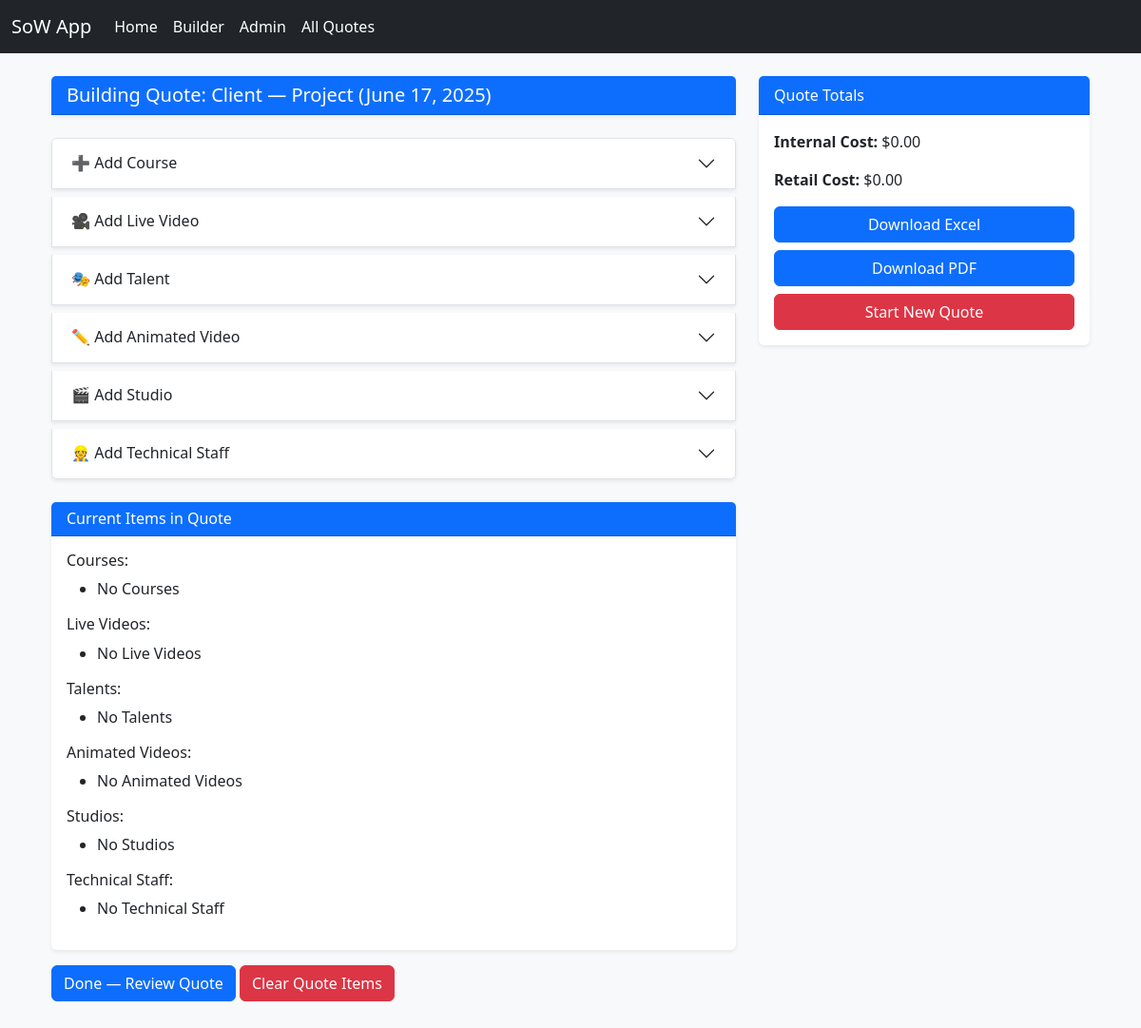
Page /builder/ (signed in) on the committed database.
### quotes/models/quote.py (models this page shows, shortened)
class Quote(models.Model):
    STATUS_CHOICES = [
        ('Draft', 'Draft'),
        ('Sent', 'Sent'),
        ('Accepted', 'Accepted'),
        ('Rejected', 'Rejected'),
    ]
    client_name = models.CharField(max_length=255)
    project_name = models.CharField(max_length=255)
    date = models.DateField()
    status = models.CharField(max_length=20, choices=STATUS_CHOICES, default='Draft')  # ✅ new!
    is_archived = models.BooleanField(default=False)  # ✅ new!
    created_by = models.ForeignKey(User, on_delete=models.SET_NULL, null=True, blank=True)
    created_at = models.DateTimeField(auto_now_add=True)

### quotes/views/quote_views.py (the view, shortened to what this page needs)
# urls.py: path('builder/', views.builder, name='builder'),
def builder(request):
    quote_id = request.session.get('quote_id')
    if not quote_id:
        return redirect('index')
    quote = Quote.objects.get(pk=quote_id)
    course_form = CourseForm()
    live_video_form = LiveVideoForm()
    talent_form = TalentForm(quote=quote)
    animated_video_form = AnimatedVideoForm()
    studio_form = StudioForm()
    technical_form = TechnicalStaffForm()
    context = {
        'quote': quote,
        'courses': quote.courses.all(), #type: ignore
        'live_videos': quote.live_videos.all(), #type: ignore
        'talents': quote.talents.all(), #type: ignore
        'animated_videos': quote.animated_videos.all(), #type: ignore
        'studios': quote.studios.all(), #type: ignore
        'technical_staff': quote.technical_staff.all(), #type: ignore
        'course_form': course_form,
        'live_video_form': live_video_form,
        'talent_form': talent_form,
        'animated_video_form': animated_video_form,
        'studio_form': studio_form,
        'technical_form': technical_form,
    }
    return render(request, 'quotes/builder.html', context)

### quotes/templates/quotes/builder.html (shortened to what this page needs)
{% extends 'quotes/base.html' %}
{% block content %}
<div class="container-fluid">
  <div class="row">
    <div class="col-lg-8 mb-4">
      <div class="card mb-4 shadow-sm">
        <div class="card-header bg-primary text-white">
          <h5 class="mb-0">Building Quote: {{ quote.client_name }} — {{ quote.project_name }} ({{ quote.date }})</h5>
        </div>
      </div>
      <div class="accordion" id="assetAccordion">
        <div class="accordion-item mb-2 shadow-sm">
          <h2 class="accordion-header">
            <button class="accordion-button collapsed" type="button" data-bs-toggle="collapse" data-bs-target="#collapseCourse">
              ➕ Add Course
            </button>
          </h2>
        </div>
        <div class="accordion-item mb-2 shadow-sm">
          <h2 class="accordion-header">
            <button class="accordion-button collapsed" type="button" data-bs-toggle="collapse" data-bs-target="#collapseLiveVideo">
              🎥 Add Live Video
            </button>
          </h2>
        </div>
        <div class="accordion-item mb-2 shadow-sm">
          <h2 class="accordion-header">
            <button class="accordion-button collapsed" type="button" data-bs-toggle="collapse" data-bs-target="#collapseTalent">
              🎭 Add Talent
            </button>
          </h2>
        </div>
        <div class="accordion-item mb-2 shadow-sm">
          <h2 class="accordion-header">
            <button class="accordion-button collapsed" type="button" data-bs-toggle="collapse" data-bs-target="#collapseAnimatedVideo">
              ✏️ Add Animated Video
            </button>
          </h2>
        </div>
        <div class="accordion-item mb-2 shadow-sm">
          <h2 class="accordion-header">
            <button class="accordion-button collapsed" type="button" data-bs-toggle="collapse" data-bs-target="#collapseStudio">
              🎬 Add Studio
            </button>
          </h2>
        </div>
        <div class="accordion-item mb-2 shadow-sm">
          <h2 class="accordion-header">
            <button class="accordion-button collapsed" type="button" data-bs-toggle="collapse" data-bs-target="#collapseTechnical">
              👷 Add Technical Staff
            </button>
          </h2>
        </div>
      </div>
      <div class="card mt-4 shadow-sm">
        <div class="card-header bg-primary text-white">
          <h6 class="mb-0">Current Items in Quote</h6>
        </div>
        <div class="card-body">
          <h6>Courses:</h6>
          <ul>
            {% for c in courses %}
              <li>{{ c }}</li>
            {% empty %}
              <li>No Courses</li>
            {% endfor %}
          </ul>
          <h6>Live Videos:</h6>
          <ul>
            {% for lv in live_videos %}
              <li>{{ lv }}</li>
            {% empty %}
              <li>No Live Videos</li>
            {% endfor %}
          </ul>
          <h6>Talents:</h6>
          <ul>
            {% for t in talents %}
              <li>{{ t }}</li>
            {% empty %}
              <li>No Talents</li>
            {% endfor %}
          </ul>
          <h6>Animated Videos:</h6>
          <ul>
            {% for av in animated_videos %}
              <li>{{ av }}</li>
            {% empty %}
              <li>No Animated Videos</li>
            {% endfor %}
          </ul>
          <h6>Studios:</h6>
          <ul>
            {% for s in studios %}
              <li>{{ s }}</li>
            {% empty %}
              <li>No Studios</li>
            {% endfor %}
          </ul>
          <h6>Technical Staff:</h6>
          <ul>
            {% for tech in technical_staff %}
              <li>{{ tech }}</li>
            {% empty %}
              <li>No Technical Staff</li>
            {% endfor %}
          </ul>
        </div>
      </div>
      <div class="mt-3">
        <a href="{% url 'quote_review' %}" class="btn btn-success">Done — Review Quote</a>
        <a href="{% url 'clear_all' %}" class="btn btn-danger">Clear Quote Items</a>
      </div>
    </div>
    <div class="col-lg-4">
      <div class="card sticky-top shadow-sm">
        <div class="card-header bg-primary text-white">Quote Totals</div>
        <div class="card-body">
          <p><strong>Internal Cost:</strong> $<span id="totalInternal">0.00</span></p>
          <p><strong>Retail Cost:</strong> $<span id="totalRetail">0.00</span></p>
          <a href="{% url 'export_excel' %}" class="btn btn-primary w-100 mb-2">Download Excel</a>
          <a href="{% url 'export_pdf' %}" class="btn btn-primary w-100 mb-2">Download PDF</a>
          <a href="{% url 'new_quote' %}" class="btn btn-danger w-100">Start New Quote</a>
        </div>
      </div>
    </div>
  </div>
</div>
{% endblock %}

### quotes/static/quotes/css/custom.css (style rules this page uses)
:root { --color-bg: #F9FAFB; --color-primary: #0D6EFD; --color-primary-dark: #0B5ED7; --color-secondary: #6C757D; --color-text: #212529; }
body { background-color: var(--color-bg); color: var(--color-text); }
.btn-primary { background-color: var(--color-primary); border-color: var(--color-primary); }
.btn-success { background-color: var(--color-primary); border-color: var(--color-primary); }
.btn-danger { background-color: #dc3545; border-color: #dc3545; }
.card { border: none; box-shadow: 0 2px 8px rgba(0,0,0,0.05); }
.card-header { background-color: var(--color-primary-dark); color: #fff; }
a { color: var(--color-primary-dark); }

### rows in the picture
Quote: client_name "Client", project_name "Project", date "June 17, 2025"
